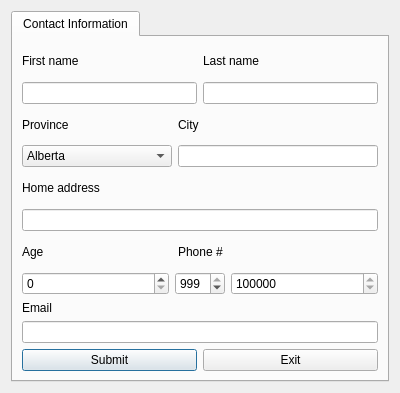
<?xml version="1.0" encoding="UTF-8"?>
<ui version="4.0">
 <class>AddClient</class>
 <widget class="QDialog" name="AddClient">
  <property name="geometry">
   <rect>
    <x>0</x>
    <y>0</y>
    <width>400</width>
    <height>393</height>
   </rect>
  </property>
  <property name="windowTitle">
   <string>Dialog</string>
  </property>
  <layout class="QGridLayout" name="gridLayout">
   <item row="0" column="0">
    <widget class="QTabWidget" name="tabWidget">
     <property name="currentIndex">
      <number>0</number>
     </property>
     <widget class="QWidget" name="tab">
      <attribute name="title">
       <string>Contact Information</string>
      </attribute>
      <layout class="QGridLayout" name="gridLayout_2">
       <item row="0" column="0">
        <layout class="QVBoxLayout" name="verticalLayout_2">
         <item>
          <layout class="QHBoxLayout" name="horizontalLayout_6">
           <item>
            <widget class="QLabel" name="lbFirstName">
             <property name="text">
              <string>First name</string>
             </property>
            </widget>
           </item>
           <item>
            <widget class="QLabel" name="lbLastName">
             <property name="text">
              <string>Last name</string>
             </property>
            </widget>
           </item>
          </layout>
         </item>
         <item>
          <layout class="QHBoxLayout" name="horizontalLayout_5">
           <item>
            <widget class="QLineEdit" name="txtFirstName">
             <property name="placeholderText">
              <string/>
             </property>
            </widget>
           </item>
           <item>
            <widget class="QLineEdit" name="txtLastName">
             <property name="placeholderText">
              <string/>
             </property>
            </widget>
           </item>
          </layout>
         </item>
         <item>
          <layout class="QHBoxLayout" name="horizontalLayout_4">
           <item>
            <widget class="QLabel" name="lbProvince">
             <property name="minimumSize">
              <size>
               <width>150</width>
               <height>0</height>
              </size>
             </property>
             <property name="maximumSize">
              <size>
               <width>150</width>
               <height>16777215</height>
              </size>
             </property>
             <property name="text">
              <string>Province</string>
             </property>
            </widget>
           </item>
           <item>
            <widget class="QLabel" name="label">
             <property name="text">
              <string>City</string>
             </property>
            </widget>
           </item>
          </layout>
         </item>
         <item>
          <layout class="QHBoxLayout" name="horizontalLayout_3">
           <item>
            <widget class="QComboBox" name="cbProvince">
             <property name="minimumSize">
              <size>
               <width>150</width>
               <height>0</height>
              </size>
             </property>
             <property name="maximumSize">
              <size>
               <width>150</width>
               <height>16777215</height>
              </size>
             </property>
             <item>
              <property name="text">
               <string>Alberta</string>
              </property>
             </item>
             <item>
              <property name="text">
               <string>British Columbia</string>
              </property>
             </item>
             <item>
              <property name="text">
               <string>Manitoba</string>
              </property>
             </item>
             <item>
              <property name="text">
               <string>New Brunswick</string>
              </property>
             </item>
             <item>
              <property name="text">
               <string>Newfoundland and Labrador</string>
              </property>
             </item>
             <item>
              <property name="text">
               <string>Northwest Territories</string>
              </property>
             </item>
             <item>
              <property name="text">
               <string>Nova Scotia</string>
              </property>
             </item>
             <item>
              <property name="text">
               <string>Nunavut</string>
              </property>
             </item>
             <item>
              <property name="text">
               <string>Ontario</string>
              </property>
             </item>
             <item>
              <property name="text">
               <string>Prince Edward Island</string>
              </property>
             </item>
             <item>
              <property name="text">
               <string>Quebec</string>
              </property>
             </item>
             <item>
              <property name="text">
               <string>Sakatchewan</string>
              </property>
             </item>
             <item>
              <property name="text">
               <string>Yukon</string>
              </property>
             </item>
            </widget>
           </item>
           <item>
            <widget class="QLineEdit" name="txtCity">
             <property name="placeholderText">
              <string/>
             </property>
            </widget>
           </item>
          </layout>
         </item>
         <item>
          <widget class="QLabel" name="label_2">
           <property name="text">
            <string>Home address</string>
           </property>
          </widget>
         </item>
         <item>
          <widget class="QLineEdit" name="txtAddress"/>
         </item>
         <item>
          <layout class="QHBoxLayout" name="horizontalLayout_2">
           <item>
            <widget class="QLabel" name="label_3">
             <property name="minimumSize">
              <size>
               <width>150</width>
               <height>0</height>
              </size>
             </property>
             <property name="maximumSize">
              <size>
               <width>150</width>
               <height>16777215</height>
              </size>
             </property>
             <property name="text">
              <string>Age</string>
             </property>
            </widget>
           </item>
           <item>
            <widget class="QLabel" name="label_4">
             <property name="text">
              <string>Phone #</string>
             </property>
            </widget>
           </item>
          </layout>
         </item>
         <item>
          <layout class="QHBoxLayout" name="horizontalLayout">
           <item>
            <widget class="QSpinBox" name="cbAge"/>
           </item>
           <item>
            <widget class="QSpinBox" name="sbAreaCode">
             <property name="minimumSize">
              <size>
               <width>50</width>
               <height>0</height>
              </size>
             </property>
             <property name="maximumSize">
              <size>
               <width>50</width>
               <height>16777215</height>
              </size>
             </property>
             <property name="minimum">
              <number>100</number>
             </property>
             <property name="maximum">
              <number>999</number>
             </property>
             <property name="value">
              <number>999</number>
             </property>
            </widget>
           </item>
           <item>
            <widget class="QSpinBox" name="sbPhone">
             <property name="minimum">
              <number>1000000</number>
             </property>
             <property name="maximum">
              <number>9999999</number>
             </property>
             <property name="value">
              <number>9999999</number>
             </property>
            </widget>
           </item>
          </layout>
         </item>
         <item>
          <layout class="QVBoxLayout" name="verticalLayout">
           <item>
            <widget class="QLabel" name="lbEmail">
             <property name="text">
              <string>Email</string>
             </property>
            </widget>
           </item>
           <item>
            <widget class="QLineEdit" name="txtEmail"/>
           </item>
          </layout>
         </item>
         <item>
          <layout class="QHBoxLayout" name="horizontalLayout_7">
           <item>
            <widget class="QPushButton" name="pbSubmit">
             <property name="text">
              <string>Submit</string>
             </property>
            </widget>
           </item>
           <item>
            <widget class="QPushButton" name="pbExit">
             <property name="text">
              <string>Exit</string>
             </property>
            </widget>
           </item>
          </layout>
         </item>
        </layout>
       </item>
      </layout>
     </widget>
    </widget>
   </item>
  </layout>
 </widget>
 <resources/>
 <connections/>
</ui>
